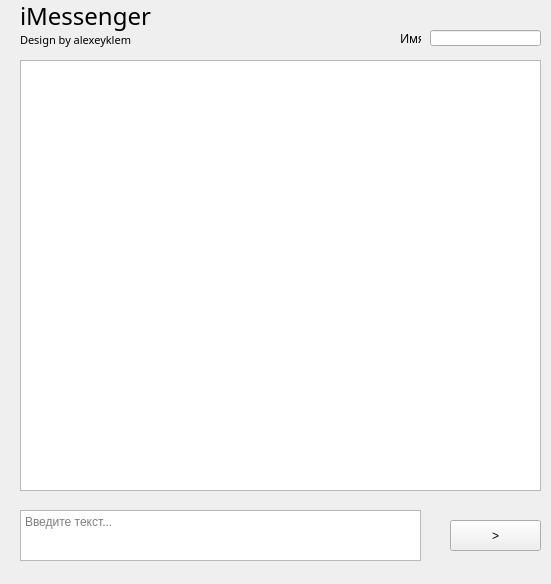
<?xml version="1.0" encoding="UTF-8"?>
<ui version="4.0">
 <class>MainWindow</class>
 <widget class="QMainWindow" name="MainWindow">
  <property name="geometry">
   <rect>
    <x>0</x>
    <y>0</y>
    <width>551</width>
    <height>584</height>
   </rect>
  </property>
  <property name="windowTitle">
   <string>MainWindow</string>
  </property>
  <widget class="QWidget" name="centralwidget">
   <widget class="QTextEdit" name="textEdit">
    <property name="geometry">
     <rect>
      <x>20</x>
      <y>510</y>
      <width>401</width>
      <height>51</height>
     </rect>
    </property>
    <property name="placeholderText">
     <string>Введите текст...</string>
    </property>
   </widget>
   <widget class="QPushButton" name="pushButton">
    <property name="geometry">
     <rect>
      <x>450</x>
      <y>520</y>
      <width>91</width>
      <height>31</height>
     </rect>
    </property>
    <property name="text">
     <string>&gt;</string>
    </property>
   </widget>
   <widget class="QTextBrowser" name="textBrowser">
    <property name="geometry">
     <rect>
      <x>20</x>
      <y>60</y>
      <width>521</width>
      <height>431</height>
     </rect>
    </property>
    <property name="placeholderText">
     <string/>
    </property>
   </widget>
   <widget class="QLineEdit" name="lineEdit">
    <property name="geometry">
     <rect>
      <x>430</x>
      <y>30</y>
      <width>111</width>
      <height>16</height>
     </rect>
    </property>
   </widget>
   <widget class="QLabel" name="label">
    <property name="geometry">
     <rect>
      <x>400</x>
      <y>30</y>
      <width>21</width>
      <height>16</height>
     </rect>
    </property>
    <property name="font">
     <font>
      <family>Copperplate Gothic Bold</family>
     </font>
    </property>
    <property name="text">
     <string>Имя:</string>
    </property>
   </widget>
   <widget class="QLabel" name="label_2">
    <property name="geometry">
     <rect>
      <x>20</x>
      <y>0</y>
      <width>151</width>
      <height>31</height>
     </rect>
    </property>
    <property name="font">
     <font>
      <family>Copperplate Gothic Light</family>
      <pointsize>18</pointsize>
      <weight>50</weight>
      <bold>false</bold>
     </font>
    </property>
    <property name="text">
     <string>iMessenger</string>
    </property>
   </widget>
   <widget class="QLabel" name="label_3">
    <property name="geometry">
     <rect>
      <x>20</x>
      <y>30</y>
      <width>161</width>
      <height>21</height>
     </rect>
    </property>
    <property name="font">
     <font>
      <family>Copperplate Gothic Bold</family>
      <pointsize>8</pointsize>
      <weight>50</weight>
      <bold>false</bold>
     </font>
    </property>
    <property name="text">
     <string>Design by alexeyklem</string>
    </property>
    <property name="textFormat">
     <enum>Qt::RichText</enum>
    </property>
    <property name="scaledContents">
     <bool>false</bool>
    </property>
   </widget>
  </widget>
 </widget>
 <resources/>
 <connections/>
</ui>
